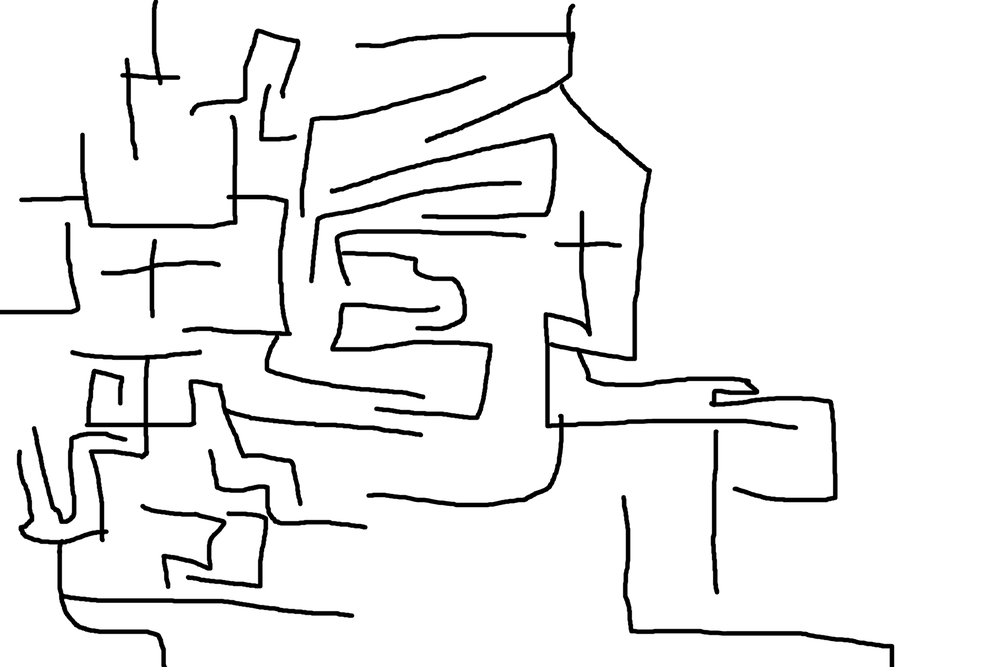
#> input picture migong.png, 1000 x 667 px, shrunk from 1800 x 1200 before the run
$ python readimage.py
#> lines starting #> are read from the running program, lines starting #| are printed output that depends on the picture; after the words box and inside, x2 and y2 are one past the last pixel; in counts of white or black regions, pixels touching at a corner belong together
from PIL import Image
import numpy as np
im=Image.open('migong.png')
#> im is the input picture: PIL image 1000x667 RGB; min 0, max 255, mean 239.1
Img = im.convert('L')
threshold = 200
table = []
for i in range(256):
    if i < threshold:
        table.append(1)
    else:
        table.append(0)
#plt.imshow(im)
photo = Img.point(table, '1')
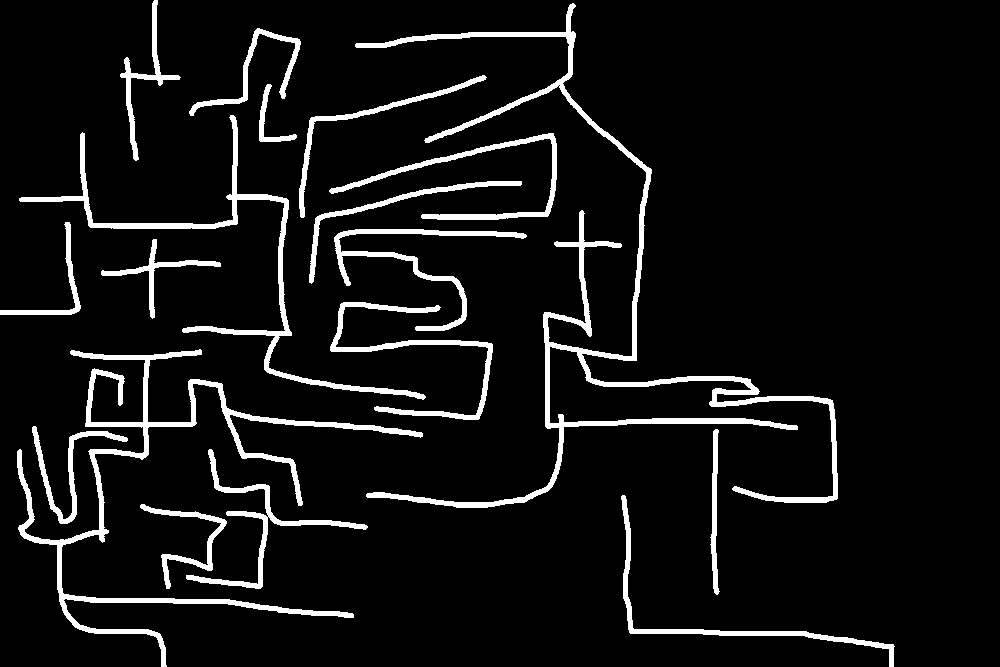
#> photo: PIL image 1000x667 1; 7.1% white; 18 white regions, largest, box (x1, y1, x2, y2) and area: (355, 3, 838, 508) 11834, (17, 349, 423, 667) 8715, (19, 115, 426, 400) 4726
print(photo)
#| <PIL.Image.Image image mode=1 size=1000x667 at 0x7F8122EAECD0>
imag=np.array(photo,dtype=int)
print(imag)
#> (printed output is left out)

$ run again, with mig2.png copied over migong.png
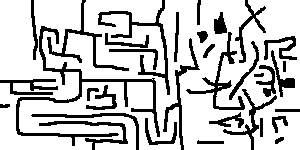
#> input picture mig2.png, 300 x 150 px
#> im is the input picture: PIL image 300x150 RGBA; mean R, G, B, A 198.1, 198.1, 198.1, 255
#> Img: PIL image 300x150 L; 77.7% white; 34 black regions, largest, box (x1, y1, x2, y2) and area: (16, 26, 160, 146) 1676, (98, 0, 170, 95) 857, (186, 32, 245, 110) 679
#> `photo = Img.point(table, '1')`:
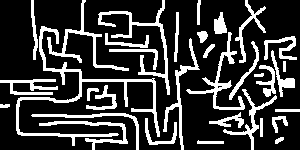
#> photo: PIL image 300x150 1; 22.3% white; 34 white regions, largest, box (x1, y1, x2, y2) and area: (16, 26, 160, 146) 1676, (98, 0, 170, 95) 857, (186, 32, 245, 110) 679
#| <PIL.Image.Image image mode=1 size=300x150 at 0x7F8122EAAE90>
#> (printed output is left out)
